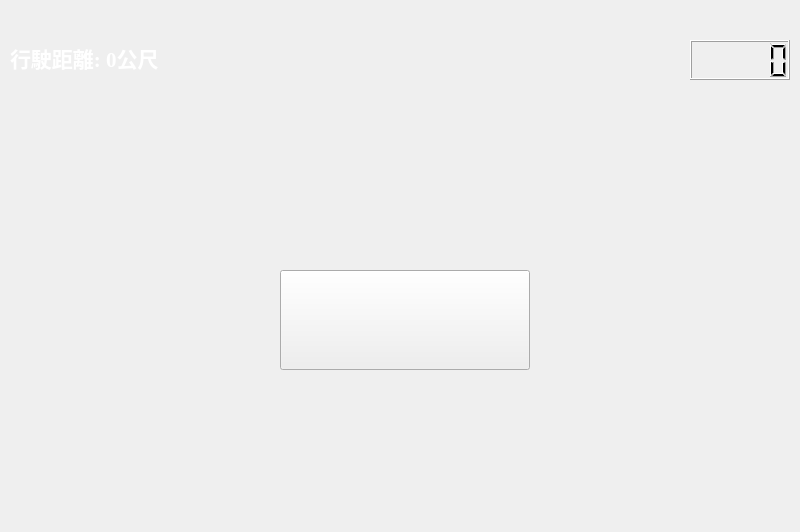
<?xml version="1.0" encoding="UTF-8"?>
<ui version="4.0">
 <class>MainWindow</class>
 <widget class="QMainWindow" name="MainWindow">
  <property name="geometry">
   <rect>
    <x>0</x>
    <y>0</y>
    <width>800</width>
    <height>532</height>
   </rect>
  </property>
  <property name="minimumSize">
   <size>
    <width>800</width>
    <height>532</height>
   </size>
  </property>
  <property name="maximumSize">
   <size>
    <width>800</width>
    <height>532</height>
   </size>
  </property>
  <property name="windowTitle">
   <string>MainWindow</string>
  </property>
  <widget class="QWidget" name="centralWidget">
   <widget class="QLabel" name="background">
    <property name="geometry">
     <rect>
      <x>0</x>
      <y>0</y>
      <width>4800</width>
      <height>512</height>
     </rect>
    </property>
    <property name="text">
     <string/>
    </property>
    <property name="pixmap">
     <pixmap resource="../images.qrc">:/src/map.png</pixmap>
    </property>
   </widget>
   <widget class="QLabel" name="label_title">
    <property name="geometry">
     <rect>
      <x>210</x>
      <y>70</y>
      <width>384</width>
      <height>150</height>
     </rect>
    </property>
    <property name="text">
     <string/>
    </property>
    <property name="pixmap">
     <pixmap resource="../images.qrc">:/src/game_name.png</pixmap>
    </property>
    <property name="scaledContents">
     <bool>true</bool>
    </property>
   </widget>
   <widget class="QLabel" name="car">
    <property name="geometry">
     <rect>
      <x>10</x>
      <y>220</y>
      <width>237</width>
      <height>71</height>
     </rect>
    </property>
    <property name="text">
     <string/>
    </property>
    <property name="pixmap">
     <pixmap resource="../images.qrc">:/src/car.png</pixmap>
    </property>
    <property name="scaledContents">
     <bool>true</bool>
    </property>
   </widget>
   <widget class="QPushButton" name="button_start_game">
    <property name="geometry">
     <rect>
      <x>280</x>
      <y>270</y>
      <width>250</width>
      <height>100</height>
     </rect>
    </property>
    <property name="font">
     <font>
      <family>Times New Roman</family>
      <pointsize>22</pointsize>
      <weight>50</weight>
      <bold>false</bold>
     </font>
    </property>
    <property name="text">
     <string/>
    </property>
    <property name="icon">
     <iconset resource="../images.qrc">
      <normaloff>:/src/start_btn.png</normaloff>:/src/start_btn.png</iconset>
    </property>
    <property name="iconSize">
     <size>
      <width>250</width>
      <height>100</height>
     </size>
    </property>
   </widget>
   <widget class="QLabel" name="label_distance">
    <property name="geometry">
     <rect>
      <x>10</x>
      <y>40</y>
      <width>300</width>
      <height>36</height>
     </rect>
    </property>
    <property name="font">
     <font>
      <family>Times New Roman</family>
      <pointsize>16</pointsize>
      <weight>75</weight>
      <bold>true</bold>
     </font>
    </property>
    <property name="styleSheet">
     <string notr="true">color: rgb(255, 255, 255);</string>
    </property>
    <property name="text">
     <string>行駛距離: 0公尺</string>
    </property>
   </widget>
   <widget class="QLCDNumber" name="lcd_clock">
    <property name="geometry">
     <rect>
      <x>690</x>
      <y>40</y>
      <width>100</width>
      <height>40</height>
     </rect>
    </property>
   </widget>
  </widget>
  <widget class="QMenuBar" name="menuBar">
   <property name="geometry">
    <rect>
     <x>0</x>
     <y>0</y>
     <width>800</width>
     <height>20</height>
    </rect>
   </property>
  </widget>
 </widget>
 <layoutdefault spacing="6" margin="11"/>
 <resources>
  <include location="../images.qrc"/>
 </resources>
 <connections/>
</ui>
